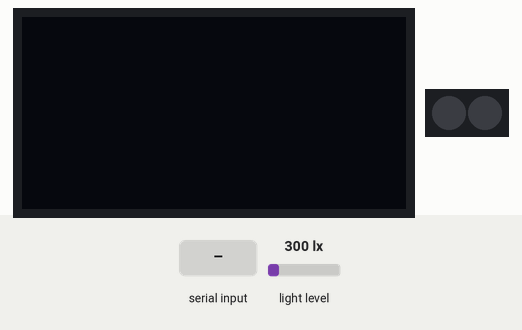
This sketch was run on a simulated Arduino Uno, built for the host (arithmetic inside an expression is 32-bit, double 64-bit). Parts: 128×64 one-colour display, 2 RGB LEDs in strip order, left to right. The test bench sets the inputs (shaded band); at power-on: light level 300 lx. The strip is taken to match the declared colour order; the display library's start-up logo is not drawn; what the sketch prints to the serial monitor is not drawn.

Above: at 3.2 s.
3.3 s: "D" received over the second serial link
At 5.2 s:
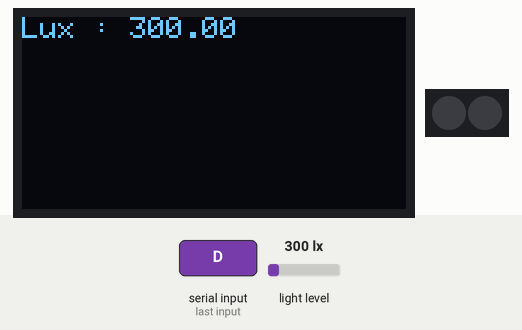
5.5 s: light level set to 40 lx
At 6.4 s:
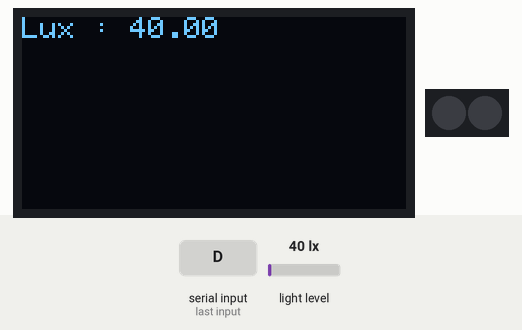
7.6 s: light level set to 500 lx
At 8.7 s:
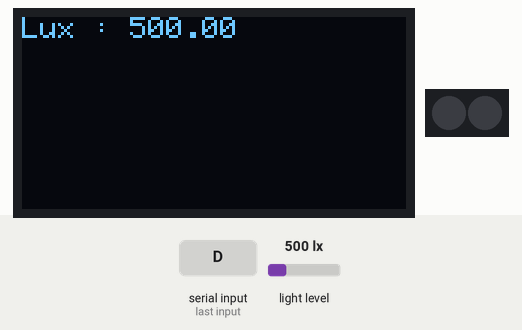
9.6 s: light level set to 1000 lx
At 11.0 s:
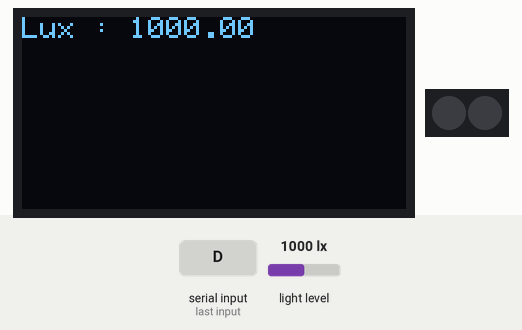
Timing chart, 0 to 12.6 s (numbered marks = the images above; inputs shaded):
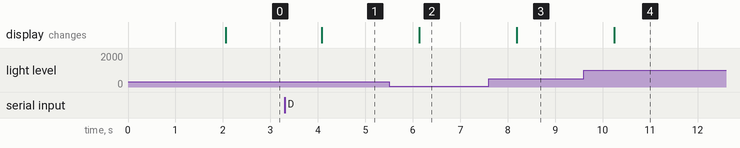

Measured:
- after the input at 3.3 s, the display: changes after 0.78 s (image 1)
- after the input at 5.5 s, the display: changes after 0.64 s (image 2)
- after the input at 7.6 s, the display: changes after 0.59 s (image 3)
- after the input at 9.6 s, the display: changes after 0.64 s (image 4)

The sketch:

TaksaBoard3.ino
```cpp
#include <Wire.h>
#include <Adafruit_GFX.h>
#include <Adafruit_SSD1306.h>
Adafruit_SSD1306 display(-1);

#include <Arduino.h>
#include <TM1637Display.h>
#define CLK 14
#define DIO 16

TM1637Display SEG(CLK, DIO);

#include <BH1750.h>
BH1750 lightMeter;

#include <SoftwareSerial.h>
SoftwareSerial Board3(12,13);

#include <Adafruit_NeoPixel.h>
#define NUMSLEDs 2
#define PINSLEDs 10
Adafruit_NeoPixel SLEDs = Adafruit_NeoPixel(NUMSLEDs, PINSLEDs, NEO_RGB + NEO_KHZ800);

char Seria[2];
int i = 0;
float lux;


void setup() {
Serial.begin(9600);
Board3.begin(9600);
Wire.begin();
lightMeter.begin();

display.begin(SSD1306_SWITCHCAPVCC, 0x3C);
display.display();
delay(2000);

display.clearDisplay();
display.setTextSize(1);
display.setTextColor(WHITE);

pinMode(PINSLEDs,OUTPUT);
SLEDs.begin();
SLEDs.show();
}

void loop() {
  while(Board3.available() > 0){
    Seria[i] = Board3.read();
    i++;
    if(i > 2){
      i = 0;
    }
  }

  float temp = Seria[2];
  lux = lightMeter.readLightLevel();
  char data = Seria[0];
  Serial.println(data);
  float LUX = lux;
  if(Seria[0] == 'D'){
    display.clearDisplay();
    display.setCursor(0,0);
    display.print("Lux : ");
    display.println(lux);
    display.display();
    Serial.print("Lux  :");
    Serial.println(lux);
  }

  if(Seria[0] == 'C'){
    SEG.setBrightness(0x0f);
    SEG.clear();
    SEG.showNumberDec(temp,true);
  }

  Board3.write(data);
  Board3.write(LUX);
  Board3.write(temp);
  delay(1000);
}
```
